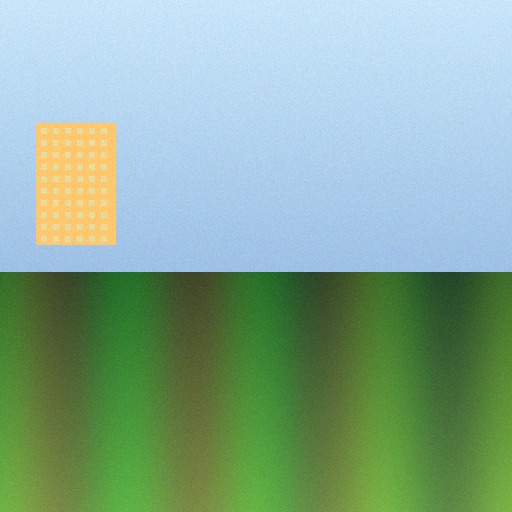
#> input picture data/sample_images/authentic/auth_001.jpg, 512 x 512 px; its folder holds only this picture in this run
$ python -i extractor.py   (imports and definitions only)   (older library calls are emulated)
#> lines starting #> are read from the running program, lines starting #| are printed output that depends on the picture; after the words box and inside, x2 and y2 are one past the last pixel; in counts of white or black regions, pixels touching at a corner belong together
### src/forensics/ela.py
"""
VERITAS AI - Error Level Analysis (ELA) Module.

Error Level Analysis works by intentionally re-saving an image at a known JPEG compression
level (e.g., 90% or 95%) and calculating the difference between the original and recompressed
image. Since distinct sections of an image that have been edited, pasted from another source,
or re-saved multiple times degrade at different rates, ELA highlights these compression
inconsistencies as bright or contrasting regions.

CRITICAL FORENSIC NOTE:
ELA is a forensic clue and indicator, NOT mathematical proof of forgery.
High-frequency sharp edges, high-contrast textures, and dark gradients naturally
exhibit higher error rates even in untouched authentic photographs.
"""

import io
from dataclasses import dataclass
from typing import Dict, Any, Tuple
import numpy as np
from PIL import Image, ImageChops, ImageEnhance


@dataclass
class ELAResult:
    ela_image: Image.Image
    difference_image: Image.Image
    anomaly_mask: Image.Image
    mean_error: float
    std_error: float
    max_error: float
    p95_error: float
    anomaly_pixel_ratio: float  # Percentage of pixels with error > threshold
    quality: int
    scale_factor: float
    forensic_interpretation: str

    # [11 lines left out: function to_dict, not called in this run]


def perform_ela(
    image: Image.Image,
    quality: int = 90,
    scale_factor: float = 15.0,
    auto_scale: bool = False,
) -> ELAResult:
    """
    Performs Error Level Analysis on a PIL RGB image.

    Args:
        image: Source PIL Image in RGB format.
        quality: JPEG compression quality for re-saving (70-98, default 90).
        scale_factor: Multiplier to amplify subtle error levels (default 15.0).
        auto_scale: If True, dynamically scales error based on maximum observed difference.

    Returns:
        ELAResult dataclass containing visual outputs and statistical metrics.
    """
    if quality < 50 or quality > 99:
        quality = 90

    # Ensure RGB
    if image.mode != "RGB":
        orig_rgb = image.convert("RGB")
    else:
        orig_rgb = image

    # Re-save into in-memory JPEG buffer
    buffer = io.BytesIO()
    orig_rgb.save(buffer, format="JPEG", quality=quality)
    buffer.seek(0)
    recompressed = Image.open(buffer)

    # Compute absolute pixel-wise difference
    diff = ImageChops.difference(orig_rgb, recompressed)
    diff_arr = np.asarray(diff, dtype=np.float32)

    # Error per pixel (average across color channels R, G, B)
    channel_mean_err = np.mean(diff_arr, axis=2)

    mean_err = float(np.mean(channel_mean_err))
    std_err = float(np.std(channel_mean_err))
    max_err = float(np.max(channel_mean_err))
    p95_err = float(np.percentile(channel_mean_err, 95))

    # Determine visual amplification scale
    if auto_scale and max_err > 0:
        effective_scale = min(255.0 / max_err, 40.0)
    else:
        effective_scale = scale_factor

    # Amplify difference for human visualization
    # Clip to [0, 255]
    amplified_arr = np.clip(diff_arr * effective_scale, 0, 255).astype(np.uint8)
    ela_image = Image.fromarray(amplified_arr, mode="RGB")

    # Generate anomaly mask: pixels where error exceeds (mean + 2.5 * std)
    # and error is above a noise baseline
    threshold = max(mean_err + 2.5 * std_err, 12.0)
    anomaly_binary = (channel_mean_err >= threshold).astype(np.uint8) * 255
    anomaly_mask = Image.fromarray(anomaly_binary, mode="L")

    total_pixels = channel_mean_err.size
    anomaly_pixels = int(np.sum(anomaly_binary > 0))
    anomaly_ratio = float(anomaly_pixels) / float(total_pixels) if total_pixels > 0 else 0.0

    # Formulate forensic interpretation based on statistical dispersion
    if std_err > 8.0 and anomaly_ratio > 0.04:
        interpretation = (
            "Elevated error variance detected. Certain localized areas degrade at significantly "
            "different rates compared to the surrounding background, which is consistent with "
            "digital insertion (splicing) or multi-generation JPEG re-saving."
        )
    elif std_err < 3.5 and mean_err < 5.0:
        interpretation = (
            "Uniform and low error level distribution observed across the image canvas. "
            "This pattern is typical of an authentic single-generation photograph or an image "
            "with uniform compression history."
        )
    else:
        interpretation = (
            "Moderate error level distribution. Differences are primarily correlated with natural "
            "high-frequency texture details and object boundaries. No conclusive tampering indicated by ELA alone."
        )

    return ELAResult(
        ela_image=ela_image,
        difference_image=diff,
        anomaly_mask=anomaly_mask,
        mean_error=mean_err,
        std_error=std_err,
        max_error=max_err,
        p95_error=p95_err,
        anomaly_pixel_ratio=anomaly_ratio,
        quality=quality,
        scale_factor=effective_scale,
        forensic_interpretation=interpretation,
    )

### src/forensics/noise_analysis.py
"""
VERITAS AI - Noise Inconsistency and Residual Analysis.

Every camera sensor introduces Photo-Response Non-Uniformity (PRNU) and photon shot noise.
When an external object is spliced or inpainting is applied, the local noise variance
is disrupted. This module calculates noise residual maps using high-pass filtering
and statistical variance across spatial image blocks.
"""

from dataclasses import dataclass
from typing import Dict, Any, Tuple
import numpy as np
from PIL import Image
from scipy.ndimage import median_filter, laplace


@dataclass
class NoiseResult:
    noise_residual_map: Image.Image
    noise_variance_heatmap: Image.Image
    global_noise_mean: float
    global_noise_std: float
    noise_inconsistency_score: float  # Normalized 0.0 - 1.0 (higher = more suspicious)
    noise_kurtosis: float
    block_variance_ratio: float  # Max block variance / Min non-zero block variance
    forensic_interpretation: str

    # [9 lines left out: function to_dict, not called in this run]


def analyze_noise_inconsistency(
    image: Image.Image,
    block_size: int = 24
) -> NoiseResult:
    """
    Analyzes spatial noise uniformity across the image.

    Args:
        image: PIL Image in RGB mode.
        block_size: Window size in pixels for local variance estimation.

    Returns:
        NoiseResult containing residual visualizations and statistical metrics.
    """
    # Convert to grayscale luminance array in float32
    gray = np.asarray(image.convert("L"), dtype=np.float32)
    h, w = gray.shape

    # Extract high-frequency noise residual using median subtraction
    # Noise = Original - Denoised(Original)
    smoothed = median_filter(gray, size=3)
    residual = gray - smoothed

    # Alternatively combine with Laplacian second-derivative response
    lap_response = np.abs(laplace(gray))
    combined_noise = 0.5 * np.abs(residual) + 0.5 * (lap_response / 4.0)

    global_mean = float(np.mean(combined_noise))
    global_std = float(np.std(combined_noise))

    # Calculate local variance across non-overlapping blocks
    pad_h = (block_size - (h % block_size)) % block_size
    pad_w = (block_size - (w % block_size)) % block_size
    padded = np.pad(combined_noise, ((0, pad_h), (0, pad_w)), mode="reflect")

    ph, pw = padded.shape
    bh, bw = ph // block_size, pw // block_size

    # Reshape to (bh, block_size, bw, block_size) and compute variance per block
    blocks = padded.reshape(bh, block_size, bw, block_size)
    block_vars = np.var(blocks, axis=(1, 3))

    mean_block_var = float(np.mean(block_vars)) if np.mean(block_vars) > 1e-6 else 1e-6
    std_block_var = float(np.std(block_vars))
    max_block_var = float(np.max(block_vars))
    min_block_var = float(np.min(block_vars[block_vars > 1e-4])) if np.any(block_vars > 1e-4) else 1e-4

    block_ratio = min(max_block_var / min_block_var, 100.0)

    # Inconsistency coefficient of variation: std(vars) / mean(vars)
    cv = std_block_var / mean_block_var
    # Normalize to [0, 1] range using sigmoid-like scaling
    inconsistency_score = float(1.0 / (1.0 + np.exp(-1.2 * (cv - 1.8))))

    # Kurtosis of noise residual (authentic camera noise has near-normal kurtosis ~ 3.0)
    centered = combined_noise - global_mean
    m4 = np.mean(centered ** 4)
    m2 = np.mean(centered ** 2)
    kurtosis = float(m4 / (m2 ** 2)) if m2 > 1e-6 else 3.0

    # Create visualization maps
    # Residual map (scaled to 0-255)
    residual_vis = np.clip(np.abs(residual) * 8.0, 0, 255).astype(np.uint8)
    residual_img = Image.fromarray(residual_vis, mode="L")

    # Variance heatmap: upsample block_vars to full image size
    # Normalize block_vars between 0 and 255
    bv_norm = np.clip((block_vars / (np.percentile(block_vars, 98) + 1e-6)) * 255.0, 0, 255).astype(np.uint8)
    bv_img_small = Image.fromarray(bv_norm, mode="L")
    bv_heatmap = bv_img_small.resize((w, h), Image.Resampling.BILINEAR)

    # Convert heatmap to pseudo-RGB color (Cyan-to-Red / Turbo gradient representation)
    hm_arr = np.asarray(bv_heatmap, dtype=np.float32) / 255.0
    r_chan = np.clip(255.0 * (1.5 * hm_arr - 0.2), 0, 255).astype(np.uint8)
    g_chan = np.clip(255.0 * (1.0 - np.abs(hm_arr - 0.5) * 2.0), 0, 255).astype(np.uint8)
    b_chan = np.clip(255.0 * (1.2 * (1.0 - hm_arr) - 0.2), 0, 255).astype(np.uint8)
    heatmap_rgb = Image.fromarray(np.stack([r_chan, g_chan, b_chan], axis=2), mode="RGB")

    # Forensic interpretation
    if inconsistency_score > 0.65 or block_ratio > 25.0:
        interpretation = (
            "Substantial spatial noise variance disparity observed across image segments. "
            "Isolated regions show either unnaturally suppressed noise (suggestive of retouching/smoothing) "
            "or discordant high-frequency noise typical of spliced composite imagery."
        )
    elif inconsistency_score > 0.40:
        interpretation = (
            "Mild noise variance heterogeneity detected. Variations are largely consistent with "
            "lighting gradients and variable depth-of-field focus zones."
        )
    else:
        interpretation = (
            "High noise spatial uniformity across the entire sensor frame. "
            "Characteristic of an authentic photograph captured under uniform sensor exposure."
        )

    return NoiseResult(
        noise_residual_map=residual_img,
        noise_variance_heatmap=heatmap_rgb,
        global_noise_mean=global_mean,
        global_noise_std=global_std,
        noise_inconsistency_score=inconsistency_score,
        noise_kurtosis=kurtosis,
        block_variance_ratio=block_ratio,
        forensic_interpretation=interpretation,
    )

### src/features/extractor.py
"""
VERITAS AI - Multi-Domain Forensic Feature Extractor.

Extracts a 20-dimensional forensic feature vector spanning:
1. Error Level Analysis (ELA) error distribution moments (mean, std, skew, kurtosis, max, p95, anomaly ratio)
2. Spatial noise residue variance & block inconsistency metrics
3. Gradient & Laplacian edge continuity statistics
4. Cross-color channel correlation & chromatic distribution
5. Discrete Cosine Transform (DCT) frequency domain energy distribution
"""

from typing import Dict, List, Tuple, Any
import numpy as np
from PIL import Image
import cv2
from scipy.stats import skew, kurtosis
from scipy.fftpack import dct

from ..forensics.ela import perform_ela
from ..forensics.noise_analysis import analyze_noise_inconsistency

FEATURE_NAMES = [
    "ela_mean",
    "ela_std",
    "ela_max",
    "ela_p95",
    "ela_skewness",
    "ela_kurtosis",
    "ela_anomaly_ratio",
    "noise_mean",
    "noise_std",
    "noise_cv",
    "noise_kurtosis",
    "noise_block_ratio",
    "laplacian_var",
    "sobel_edge_mean",
    "sobel_edge_std",
    "rg_corr",
    "rb_corr",
    "gb_corr",
    "dct_high_freq_ratio",
    "dct_energy_var",
]


def extract_forensic_features(image: Image.Image, ela_quality: int = 90) -> Dict[str, float]:
    """
    Extracts the full 20-dimensional forensic feature dictionary from a PIL Image.

    Args:
        image: PIL Image in RGB mode.
        ela_quality: Quality parameter for ELA extraction (default 90).

    Returns:
        Dict mapping feature name to floating point value.
    """
    img_rgb = np.asarray(image.convert("RGB"), dtype=np.float32)
    h, w, _ = img_rgb.shape

    # 1. ELA Features
    ela_res = perform_ela(image, quality=ela_quality)
    diff_arr = np.asarray(ela_res.difference_image, dtype=np.float32)
    ela_lum = np.mean(diff_arr, axis=2).flatten()

    ela_mean = float(np.mean(ela_lum))
    ela_std = float(np.std(ela_lum))
    ela_max = float(np.max(ela_lum))
    ela_p95 = float(np.percentile(ela_lum, 95))
    ela_skew = float(skew(ela_lum)) if ela_std > 1e-4 else 0.0
    ela_kurt = float(kurtosis(ela_lum)) if ela_std > 1e-4 else 0.0
    ela_anomaly_ratio = float(ela_res.anomaly_pixel_ratio)

    # 2. Noise Inconsistency Features
    noise_res = analyze_noise_inconsistency(image, block_size=24)
    noise_mean = float(noise_res.global_noise_mean)
    noise_std = float(noise_res.global_noise_std)
    noise_cv = float(noise_std / noise_mean) if noise_mean > 1e-4 else 0.0
    noise_kurt = float(noise_res.noise_kurtosis)
    noise_block_ratio = float(noise_res.block_variance_ratio)

    # 3. Edge and Gradient Features
    gray_uint8 = cv2.cvtColor(np.asarray(image.convert("RGB")), cv2.COLOR_RGB2GRAY)
    laplacian_var = float(cv2.Laplacian(gray_uint8, cv2.CV_64F).var())

    sobel_x = cv2.Sobel(gray_uint8, cv2.CV_64F, 1, 0, ksize=3)
    sobel_y = cv2.Sobel(gray_uint8, cv2.CV_64F, 0, 1, ksize=3)
    sobel_mag = np.hypot(sobel_x, sobel_y)
    sobel_edge_mean = float(np.mean(sobel_mag))
    sobel_edge_std = float(np.std(sobel_mag))

    # 4. Color Channel Correlations
    r = img_rgb[:, :, 0].flatten()
    g = img_rgb[:, :, 1].flatten()
    b = img_rgb[:, :, 2].flatten()

    def safe_corr(a: np.ndarray, b_arr: np.ndarray) -> float:
        s_a = np.std(a)
        s_b = np.std(b_arr)
        if s_a < 1e-4 or s_b < 1e-4:
            return 1.0
        c = np.corrcoef(a, b_arr)[0, 1]
        return float(c) if not np.isnan(c) else 1.0

    rg_corr = safe_corr(r, g)
    rb_corr = safe_corr(r, b)
    gb_corr = safe_corr(g, b)

    # 5. Frequency Domain / DCT Features
    # Resample to 256x256 for consistent frequency domain analysis
    small_gray = cv2.resize(gray_uint8, (256, 256)).astype(np.float32)
    # 2D DCT
    dct_2d = dct(dct(small_gray.T, norm='ortho').T, norm='ortho')
    dct_abs = np.abs(dct_2d)

    # Split into low and high frequency quadrants
    low_freq_energy = np.sum(dct_abs[:64, :64])
    total_energy = np.sum(dct_abs)
    high_freq_energy = total_energy - low_freq_energy

    dct_high_freq_ratio = float(high_freq_energy / total_energy) if total_energy > 1e-4 else 0.0
    dct_energy_var = float(np.var(dct_abs))

    return {
        "ela_mean": ela_mean,
        "ela_std": ela_std,
        "ela_max": ela_max,
        "ela_p95": ela_p95,
        "ela_skewness": ela_skew,
        "ela_kurtosis": ela_kurt,
        "ela_anomaly_ratio": ela_anomaly_ratio,
        "noise_mean": noise_mean,
        "noise_std": noise_std,
        "noise_cv": noise_cv,
        "noise_kurtosis": noise_kurt,
        "noise_block_ratio": noise_block_ratio,
        "laplacian_var": laplacian_var,
        "sobel_edge_mean": sobel_edge_mean,
        "sobel_edge_std": sobel_edge_std,
        "rg_corr": rg_corr,
        "rb_corr": rb_corr,
        "gb_corr": gb_corr,
        "dct_high_freq_ratio": dct_high_freq_ratio,
        "dct_energy_var": dct_energy_var,
    }


def feature_dict_to_array(feature_dict: Dict[str, float]) -> np.ndarray:
    """
    Converts a feature dictionary to an ordered 1D numpy array aligned with FEATURE_NAMES.
    """
    return np.array([feature_dict[name] for name in FEATURE_NAMES], dtype=np.float32)

>>> from PIL import Image
>>> picture = Image.open('../../data/sample_images/authentic/auth_001.jpg')
#> picture is the input picture: PIL image 512x512 RGB; mean R, G, B 135, 170.3, 148.2
>>> result = extract_forensic_features(picture)
#> in perform_ela, `mean_err = float(np.mean(channel_mean_err))`: mean_err = 0.769
#> in perform_ela, `std_err = float(np.std(channel_mean_err))`: std_err = 0.82
#> in perform_ela, `max_err = float(np.max(channel_mean_err))`: max_err = 18.33
#> in perform_ela, `p95_err = float(np.percentile(channel_mean_err, 95))`: p95_err = 2
#> in perform_ela, `amplified_arr = np.clip(diff_arr * effective_scale, 0, 255).astype(np...`:
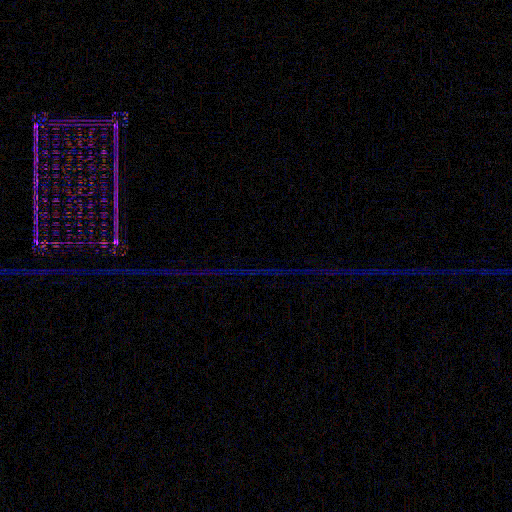
#> amplified_arr: shape (512, 512, 3); mean R, G, B 11.4, 9.4, 13.9
#> in perform_ela, `threshold = max(mean_err + 2.5 * std_err, 12.0)`: threshold = 12
#> in perform_ela, `anomaly_binary = (channel_mean_err >= threshold).astype(np.uint8) * 255`:
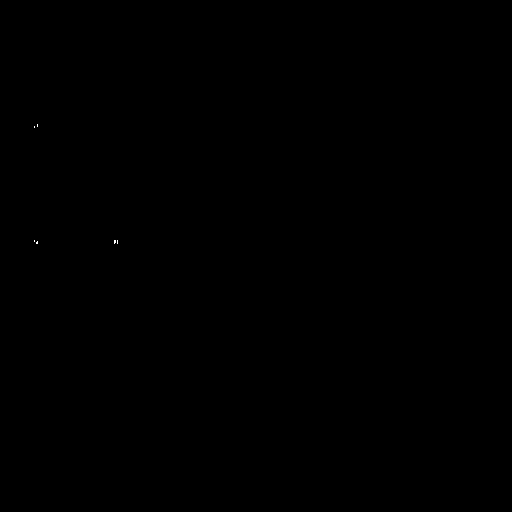
#> anomaly_binary: shape (512, 512); 0.01% white in thin lines or dots, all inside (x1, y1, x2, y2) = (34, 124, 118, 244)
#> in perform_ela, `anomaly_pixels = int(np.sum(anomaly_binary > 0))`: anomaly_pixels = 23
#> in perform_ela, `anomaly_ratio = float(anomaly_pixels) / float(total_pixels) if total_p..`: anomaly_ratio = 8.77e-05
#> in extract_forensic_features, `ela_mean = float(np.mean(ela_lum))`: ela_mean = 0.769
#> in extract_forensic_features, `ela_std = float(np.std(ela_lum))`: ela_std = 0.82
#> in extract_forensic_features, `ela_max = float(np.max(ela_lum))`: ela_max = 18.33
#> in extract_forensic_features, `ela_p95 = float(np.percentile(ela_lum, 95))`: ela_p95 = 2
#> in extract_forensic_features, `ela_skew = float(skew(ela_lum)) if ela_std > 1e-4 else 0.0`: ela_skew = 2.83
#> in extract_forensic_features, `ela_kurt = float(kurtosis(ela_lum)) if ela_std > 1e-4 else 0.0`: ela_kurt = 20.64
#> in extract_forensic_features, `ela_anomaly_ratio = float(ela_res.anomaly_pixel_ratio)`: ela_anomaly_ratio = 8.77e-05
#> in analyze_noise_inconsistency, `global_mean = float(np.mean(combined_noise))`: global_mean = 2.07
#> in analyze_noise_inconsistency, `global_std = float(np.std(combined_noise))`: global_std = 1.95
#> in analyze_noise_inconsistency, `mean_block_var = float(np.mean(block_vars)) if np.mean(block_vars) > 1..`: mean_block_var = 3.7
#> in analyze_noise_inconsistency, `std_block_var = float(np.std(block_vars))`: std_block_var = 3.05
#> in analyze_noise_inconsistency, `max_block_var = float(np.max(block_vars))`: max_block_var = 21.35
#> in analyze_noise_inconsistency, `min_block_var = float(np.min(block_vars[block_vars > 1e-4])) if np.any..`: min_block_var = 1.57
#> in analyze_noise_inconsistency, `block_ratio = min(max_block_var / min_block_var, 100.0)`: block_ratio = 13.63
#> in analyze_noise_inconsistency, `cv = std_block_var / mean_block_var`: cv = 0.825
#> in analyze_noise_inconsistency, `inconsistency_score = float(1.0 / (1.0 + np.exp(-1.2 * (cv - 1.8))))`: inconsistency_score = 0.237
#> in analyze_noise_inconsistency, `m4 = np.mean(centered ** 4)`: m4 = 213.9
#> in analyze_noise_inconsistency, `m2 = np.mean(centered ** 2)`: m2 = 3.81
#> in analyze_noise_inconsistency, `kurtosis = float(m4 / (m2 ** 2)) if m2 > 1e-6 else 3.0`: kurtosis = 14.74
#> in analyze_noise_inconsistency, `b_chan = np.clip(255.0 * (1.2 * (1.0 - hm_arr) - 0.2), 0, 255).astype(..`:
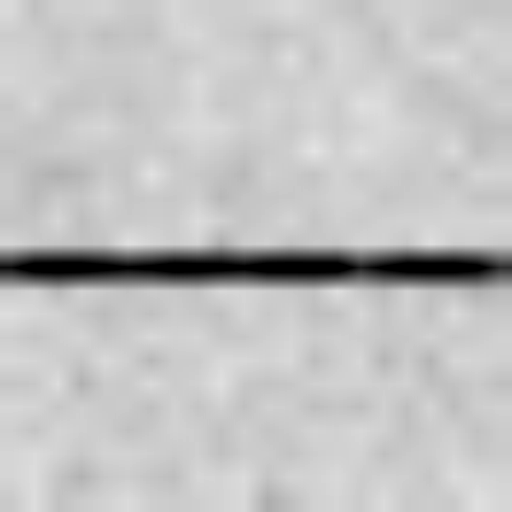
#> b_chan: shape (512, 512); min 0, max 228, mean 193.1
#> in analyze_noise_inconsistency, `heatmap_rgb = Image.fromarray(np.stack([r_chan, g_chan, b_chan], axis=..`:
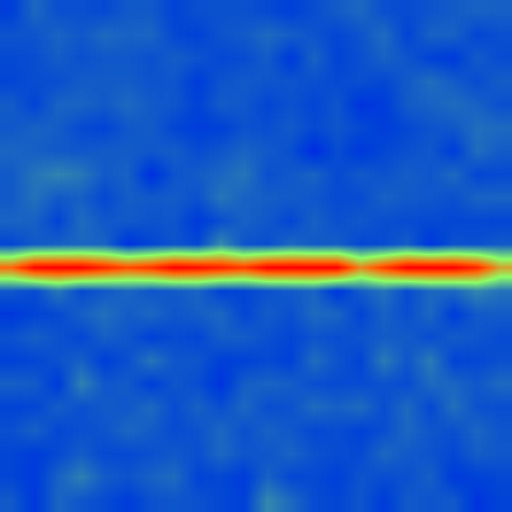
#> heatmap_rgb: PIL image 512x512 RGB; mean R, G, B 25.7, 90.5, 193.1
#> in extract_forensic_features, `noise_mean = float(noise_res.global_noise_mean)`: noise_mean = 2.07
#> in extract_forensic_features, `noise_std = float(noise_res.global_noise_std)`: noise_std = 1.95
#> in extract_forensic_features, `noise_cv = float(noise_std / noise_mean) if noise_mean > 1e-4 else 0.0`: noise_cv = 0.941
#> in extract_forensic_features, `noise_kurt = float(noise_res.noise_kurtosis)`: noise_kurt = 14.74
#> in extract_forensic_features, `noise_block_ratio = float(noise_res.block_variance_ratio)`: noise_block_ratio = 13.63
#> in extract_forensic_features, `laplacian_var = float(cv2.Laplacian(gray_uint8, cv2.CV_64F).var())`: laplacian_var = 171
#> in extract_forensic_features, `sobel_x = cv2.Sobel(gray_uint8, cv2.CV_64F, 1, 0, ksize=3)`:
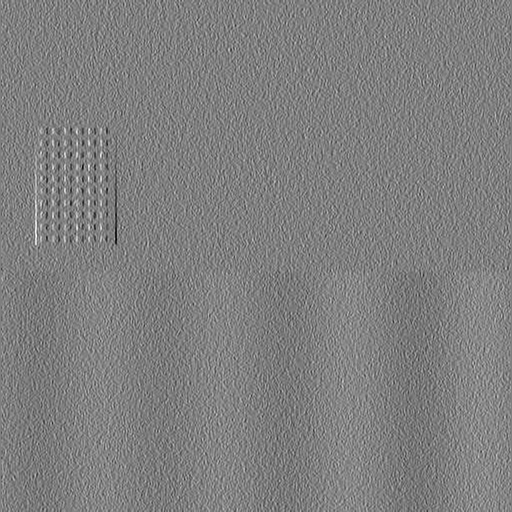
#> sobel_x: shape (512, 512) float64; min -85, max 85, mean 0; drawn with min black and max white
#> in extract_forensic_features, `sobel_y = cv2.Sobel(gray_uint8, cv2.CV_64F, 0, 1, ksize=3)`:
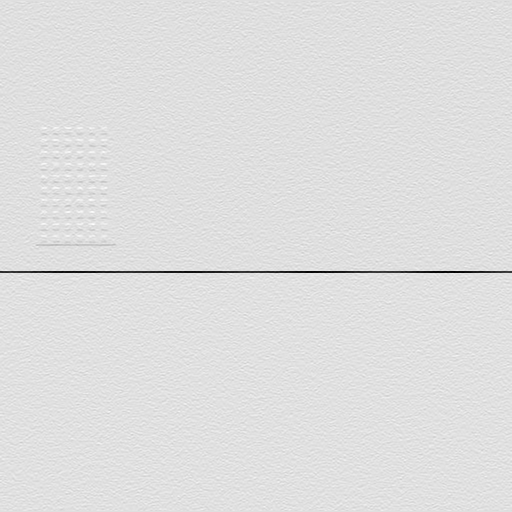
#> sobel_y: shape (512, 512) float64; min -534, max 74, mean -1.4; drawn with min black and max white
#> in extract_forensic_features, `sobel_edge_mean = float(np.mean(sobel_mag))`: sobel_edge_mean = 16.09
#> in extract_forensic_features, `sobel_edge_std = float(np.std(sobel_mag))`: sobel_edge_std = 28.78
#> in safe_corr, `s_a = np.std(a)`: s_a = 55.92
#> in safe_corr, `s_b = np.std(b_arr)`: s_b = 47.18
#> in safe_corr, `c = np.corrcoef(a, b_arr)[0, 1]`: c = 0.929
#> in extract_forensic_features, `rb_corr = safe_corr(r, b)`: rb_corr = 0.863
#> in extract_forensic_features, `gb_corr = safe_corr(g, b)`: gb_corr = 0.922
#> in extract_forensic_features, `dct_2d = dct(dct(small_gray.T, norm='ortho').T, norm='ortho')`:
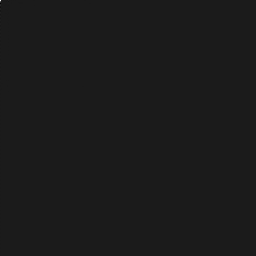
#> dct_2d: shape (256, 256) float32; min -4785.5, max 40281, mean 0.8; drawn with min black and max white
#> in extract_forensic_features, `low_freq_energy = np.sum(dct_abs[:64, :64])`: low_freq_energy = 100480.9
#> in extract_forensic_features, `total_energy = np.sum(dct_abs)`: total_energy = 197317
#> in extract_forensic_features, `high_freq_energy = total_energy - low_freq_energy`: high_freq_energy = 96836.1
#> in extract_forensic_features, `dct_high_freq_ratio = float(high_freq_energy / total_energy) if total_..`: dct_high_freq_ratio = 0.491
#> in extract_forensic_features, `dct_energy_var = float(np.var(dct_abs))`: dct_energy_var = 27588.1
#> result = 20 items
